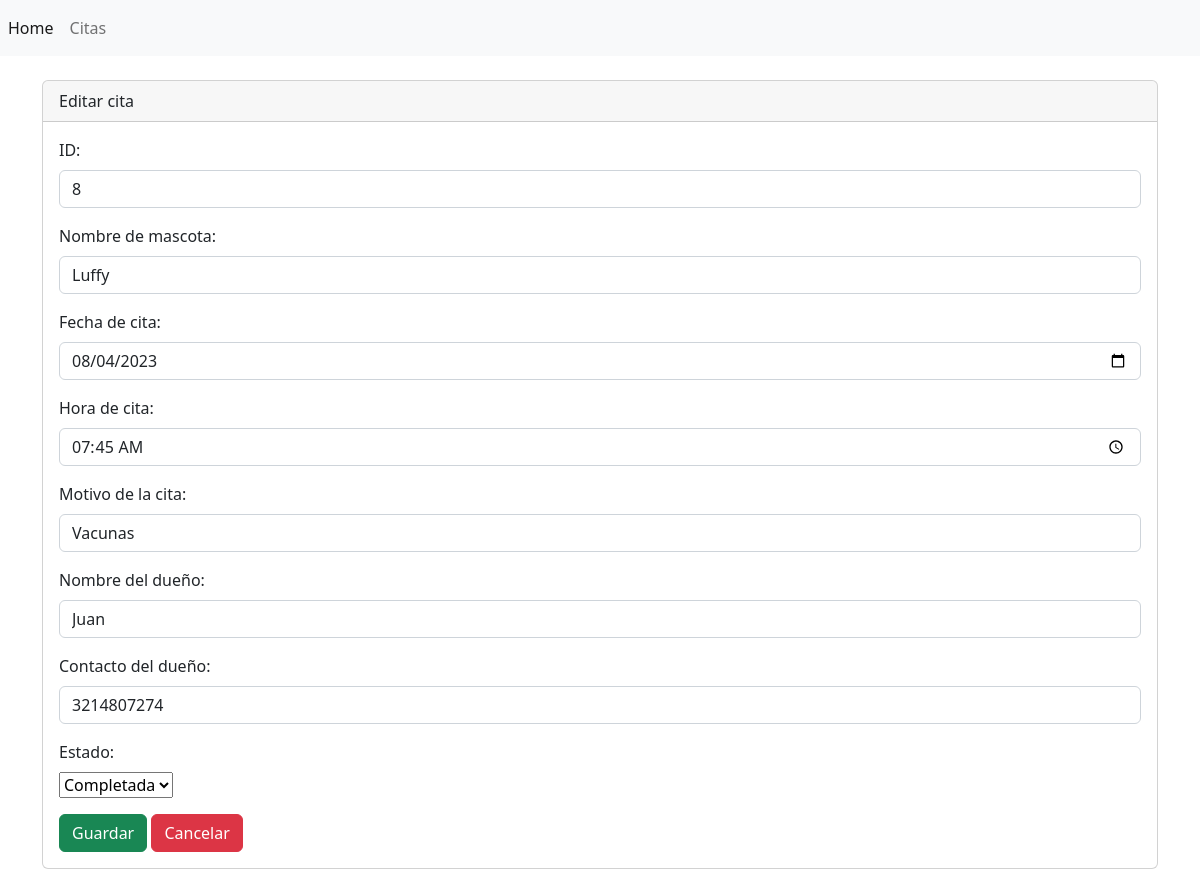
Screenshot of /backendVeterinaria/view/cita/edit.php?id=8 with the database file from the repository.
### tables this page shows
CREATE TABLE `cita` (
  `id` int(11) NOT NULL,
  `nombreMascota` varchar(100) NOT NULL,
  `fecha` date NOT NULL,
  `hora` varchar(10) NOT NULL,
  `motivo` varchar(500) NOT NULL,
  `nombreDuenio` varchar(50) NOT NULL,
  `numeroDuenio` varchar(11) NOT NULL,
  `estado` varchar(50) NOT NULL DEFAULT 'Asignada'
);

### backendVeterinaria/config/DB.php (called while the page is built)
<?php
    class DB
    {
        private $host;
        private $dbname;
        private $user;
        private $password;
        public function __construct( $host, $dbname, $user, $password )
        {
            $this->host = $host;
            $this->dbname = $dbname;
            $this->user = $user;
            $this->password = $password;
        }
        public function connect( )
        {
            try {
                $conexion = new PDO( "mysql:host=" . $this->host . ";dbname=" . $this->dbname,
                                     $this->user,
                                     $this->password );
                return $conexion;
            }
            catch( PDOException $e ) {
                return $e->getMessage( );
            }
        }
    }
?>

### backendVeterinaria/controller/CitaController.php (called while the page is built, shortened)
<?php
    class CitaController {
        private $model;
        public function __construct() {
            require_once("../../model/CitaModel.php");
            $this->model = new CitaModel();
        }
        public function show( $id )
        {
            $registro = $this->model->show( $id );
            return ( $registro != false ) ?  $registro : header( "Location:index.php" );
        }
    }
?>

### backendVeterinaria/model/CitaModel.php (called while the page is built, shortened)
<?php
class CitaModel {
    private $pdo;
    public function __construct() {
        require_once("../../config/DB.php");
        $conexion = new DB("localhost", "veterinaria", "root", "");
        $this->pdo = $conexion->connect();
    }
    public function show($id ) {
        $statement = $this->pdo->prepare( "SELECT * FROM cita WHERE id = :id" );
        $statement->bindParam( ":id", $id );
        return ( $statement->execute( ) ) ? $statement->fetch( ) : false;
    }
}
?>

### backendVeterinaria/view/cita/edit.php (the view, shortened to what this page needs)
<?php
    include( "../templates/header.php" );
    $id = $_GET[ 'id' ];
    require_once( "../../controller/CitaController.php" );
    $controlador = new CitaController( );
    $registro = $controlador->show( $id );
?>
<div class="card">
    <div class="card-header">
        Editar cita
    </div>
    <div class="card-body">
        <form action="update.php" method="POST">
            <div class="mb-3">
                <label for="" class="form-label">ID:</label>
                <input type="text" value="<?php echo $registro['id']; ?>" readonly
                    class="form-control" name="txtId" id="txtId" aria-describedby="helpId" placeholder="">
            </div>
            <div class="mb-3">
                <label for="txtNombreMascota" class="form-label">Nombre de mascota:</label>
                <input type="text" value="<?php echo $registro['nombreMascota']; ?>"
                    class="form-control" name="txtNombreMascota" id="txtNombreMascota" aria-describedby="helpId" placeholder="">
            </div>
            <div class="mb-3">
              <label for="txtFecha" class="form-label">Fecha de cita:</label>
              <input type="date" value="<?php echo $registro['fecha']; ?>"
                class="form-control" name="txtFecha" id="txtFecha" aria-describedby="helpId" placeholder="">
            </div>
            <div class="mb-3">
              <label for="txtHora" class="form-label">Hora de cita:</label>
              <input type="time" value="<?php echo $registro['hora']; ?>"
                class="form-control" name="txtHora" id="txtHora" aria-describedby="helpId" placeholder="">
            </div>
            <div class="mb-3">
              <label for="txtMotivo" class="form-label">Motivo de la cita:</label>
              <input type="text" value="<?php echo $registro['motivo']; ?>"
                class="form-control" name="txtMotivo" id="txtMotivo" aria-describedby="helpId" placeholder="">
            </div>
            <div class="mb-3">
              <label for="txtNombreDuenio" class="form-label">Nombre del dueño:</label>
              <input type="text" value="<?php echo $registro['nombreDuenio']; ?>"
                class="form-control" name="txtNombreDuenio" id="txtNombreDuenio" aria-describedby="helpId" placeholder="">
            </div>
            <div class="mb-3">
              <label for="txtNumeroDuenio" class="form-label">Contacto del dueño:</label>
              <input type="tel" value="<?php echo $registro['numeroDuenio']; ?>"
                class="form-control" name="txtNumeroDuenio" id="txtNumeroDuenio" aria-describedby="helpId" placeholder="">
            </div>
            <div class="mb-3">
              <label for="" class="form-label">Estado:</label>
              <select name="txtEstado" id="txtEstado">
                <option value="Completada" <?php if($registro['estado'] === 'Completada') echo 'selected'; ?>>Completada</option>
              </select>
            </div>
            <button type="submit" class="btn btn-success">Guardar</button>
            <a href="index.php" class="btn btn-danger">Cancelar</a>
        </form>
    </div>
</div>
<?php
    include( "../templates/footer.php" );
?>

### rows the page displays
cita: txtId "8", txtNombreMascota "Luffy", txtFecha "08/04/2023", txtHora "07:45", txtMotivo "Vacunas", txtNombreDuenio "Juan", txtNumeroDuenio "3214807274", txtEstado "Completada"
